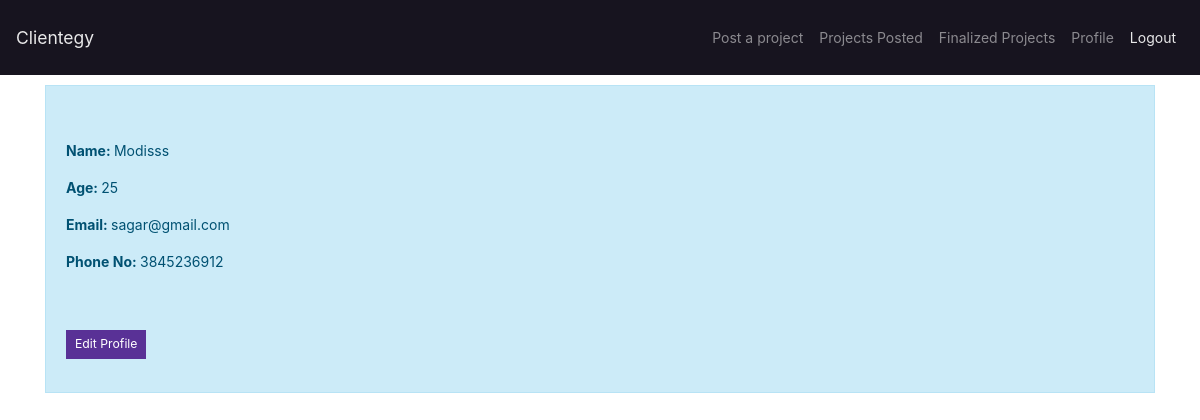
The page /self_profile_client/ (signed in) on the database its author committed.
### clientegy/models.py (models this page shows, shortened)
class Client(models.Model):
    client_id = models.AutoField(primary_key = True)
    user = models.OneToOneField(User,on_delete = models.CASCADE)
    age = models.PositiveIntegerField()
    phone_no = models.CharField(max_length = 10)

### clientegy/views.py (the view)
# urls.py: path('self_profile_client/', self_client_profile,name='self_profile_client'),
@login_required
def self_client_profile(request):
    user=Client.objects.get(user = request.user)
    return render( request,'self_profile_client.html',{'user':user})

### clientegy/templates/self_profile_client.html
{%extends 'base_client.html'%}
{%block body%}
<div class="container">
    <div class="alert alert-dismissible alert-info" style="margin-top: 10px;">
    <br>
    <br>
    <p><b>Name: </b>{{user.user.username}}</p>
    <p><b>Age: </b>{{user.age}}</p>
    <p><b>Email: </b>{{user.user.email}}</p>
    <p><b>Phone No: </b>{{user.phone_no}}</p>
    <br><br>
    <a href="/edit_profile_client/" class='btn btn-primary btn-sm'>Edit Profile</a>
    <br><br>
    </div>
</div>
{%endblock%}

### rows shown on the page
Client: user.username "Modisss", age "25", user.email "sagar@gmail.com", phone_no "3845236912"
